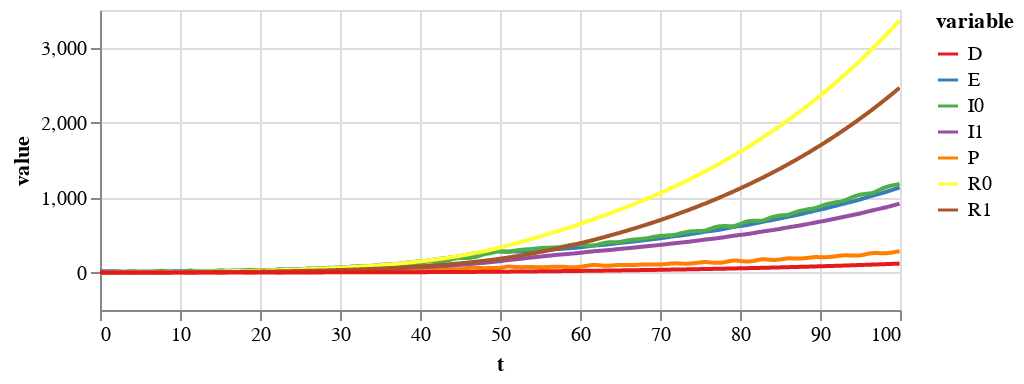

The notebook cell this image was saved under:
### Code cell
alt.Chart(plot_values, height=150).mark_line().encode(
    x='t',
    y='value',
    color=alt.Color('variable', scale=alt.Scale(scheme="set1")),
    tooltip=['t','variable','value']
).properties(
).interactive()

### Figure 1 — Vega-Lite specification as saved in the notebook (floating-point values rounded to 4 significant figures; data arrays with more than 128 entries replaced by an {"elided": "..."} marker saying what was removed)
{"$schema": "https://vega.github.io/schema/vega-lite/v3.4.0.json", "config": {"mark": {"tooltip": null}, "view": {"height": 300, "width": 400}}, "data": {"name": "data-ace88c98bf2f9dc15405a3fa2ff0e325"}, "datasets": {"data-ace88c98bf2f9dc15405a3fa2ff0e325": {"elided": "4669 records"}}, "encoding": {"color": {"field": "variable", "scale": {"scheme": "set1"}, "type": "nominal"}, "tooltip": [{"field": "t", "type": "quantitative"}, {"field": "variable", "type": "nominal"}, {"field": "value", "type": "quantitative"}], "x": {"field": "t", "type": "quantitative"}, "y": {"field": "value", "type": "quantitative"}}, "height": 150, "mark": "line", "selection": {"selector021": {"bind": "scales", "encodings": ["x", "y"], "type": "interval"}}}
